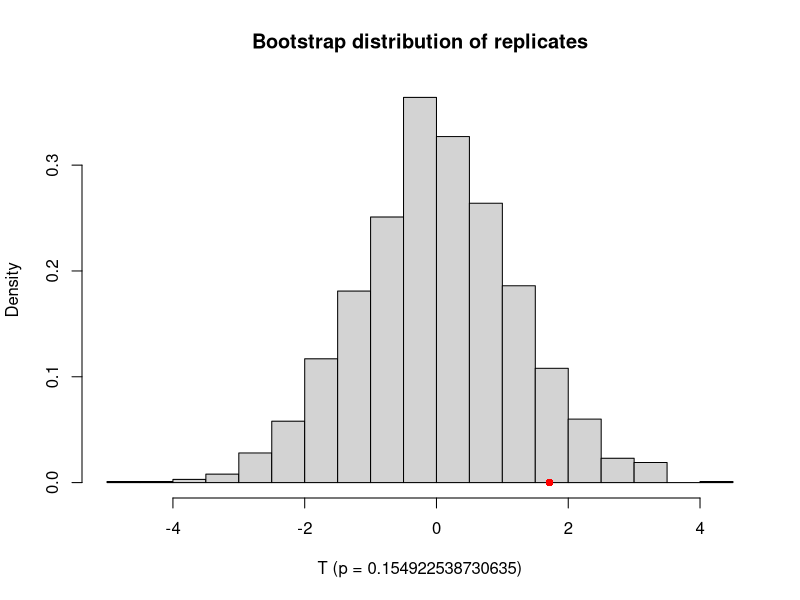

Recreate this plot in R.
## Assignment 3 dev

## PART II ----

# Create variables for flight simulation data
CSFI <- c(2,5,5,6,6,7,8,9)
TFI <- c(1,1,2,3,3,4,5,7,7,8)

# a)

# Formula for permutation/bootstrap test
resample_test <- function(x, y, R, replace = FALSE) {

  # Have to do this else get warning
  #replace <- match.arg(replace)

  # Preparation ----

  if(replace) {
    method <- "bootstrap"
  } else {
    method <- "permutation"

    # R must be between 99 and 999
    if(R < 99 | R > 999) {

      stop("Number of permutations R must be between 99 and 999")

    }

  }

  # Record the number of observations in x and y
  n_x <- length(x)
  n_y <- length(y)

  # Get the name of the vector with the most observations. If tie, always choose one.
  # This is the 'base category' from which indices are chosen in the permutations below.
  nams <- c("x", "y")
  if(n_x == n_y) {
    basecase <- nams[1]
  } else {
    # Get the maximum value
    basecase <- nams[which(c(n_x, n_y) == max(c(n_x, n_y)))]
  }

  # Total number of observations
  K <- n_x + n_y
  # Pool the sample
  z <- c(x,y)

  # Store data
  data <- list(
    "x" = x,
    "y" = y,
    "basecase" = basecase,
    "n_x" = n_x,
    "n_y" = n_y,
    "K" = K,
    "R" = R
  )

  # Compute the t-statistic between x and y
  t_xy <- t.test(x, y)$statistic

  # Permutation test ----

  # Vector to store the results
  res <- numeric(R)

  # Matrix to store the indices used for each random subsample
  # We do this so we can reproduce the results
  ind <- matrix(0L, ncol = max(n_x, n_y), nrow = R)

  # Permute
  for(i in 1:R) {

    # Sample k indices
    k <- sample(K, size = max(n_x, n_y), replace = replace)
    # Save indices
    ind[i,] <- k
    # Subset
    xt <- z[k]
    yt <- z[-k]

    # Compute two-tailed t statistic
    res[i] <- t.test(xt, yt)$statistic

  }

  # Calculate the empirical p-value of the original sample (this counts as one permutation) and the other permutations
  p <- mean(c(t_xy, res) >= t_xy)
  # Times two if p <=0.5, otherwise times 2(1-p)
  p <- ifelse(p <= 0.5, 2*(p), 2*(1-p))

  # TODO: Make one and two-tailed test

  # Store data
  test_results <- list(
    "t_xy" = t_xy,
    "t_rep" = res,
    "indices" = ind,
    "p" = p
  )

  # Pull list together
  ret <- list(
    "method" = method,
    "data" = data,
    "results" = test_results
  )

  # Add class
  class(ret) <- "resample_test"

  # Return values
  return(
    ret
  )

}

# Helper function that capitalizes first letter of a word
# See ?toupper
capwords <- function(s, strict = FALSE) {
  cap <- function(s) paste(toupper(substring(s, 1, 1)),
                           {s <- substring(s, 2); if(strict) tolower(s) else s},
                           sep = "", collapse = " " )
  sapply(strsplit(s, split = " "), cap, USE.NAMES = !is.null(names(s)))
}

# Plot method
plot.resample_test <- function(object) {

  # Plot a histogram of distribution
  hist(object$results$t_rep, main =
       paste0(capwords(object$method), " distribution of replicates"),
       freq = FALSE,
       xlab = paste0("T (p = ", object$results$p,")"),
       breaks = "scott")
  # Add sample t-statistic as a point
  points(object$results$t_xy, 0, cex = 1, pch=16, col="red")

}

# Print method
print.resample_test <- function(object) {

  method <- object$method
  p <- object$results$p
  t0 <- object$results$t_xy
  K <- object$data$K
  R <- object$data$R

  msg <- paste0("Two-tailed ", method, " test from ", K, " observations", "\n\n",
                "K\t", "R\t", "t\t", "p\n",
                "-----------------------------------\n",
                K, "\t", R, "\t", round(t0, digits=2), "\t", round(p, digits=3))

  cat(msg)

}

# Run
pt <- resample_test(CSFI, TFI, 2000, TRUE)
pt
plot(pt)
t.test(CSFI, TFI)

# b)

# Rwrite the function such that it can be used by the boot() function
resample_test_boot <- function(x, y, indices) {

  t.test(x[indices], y[indices])$statistic

}

# c)

# Check out chapter 7 paragraphs 7.1-7.5
# Use jackknife / or bootstrap to create confidence intervals

